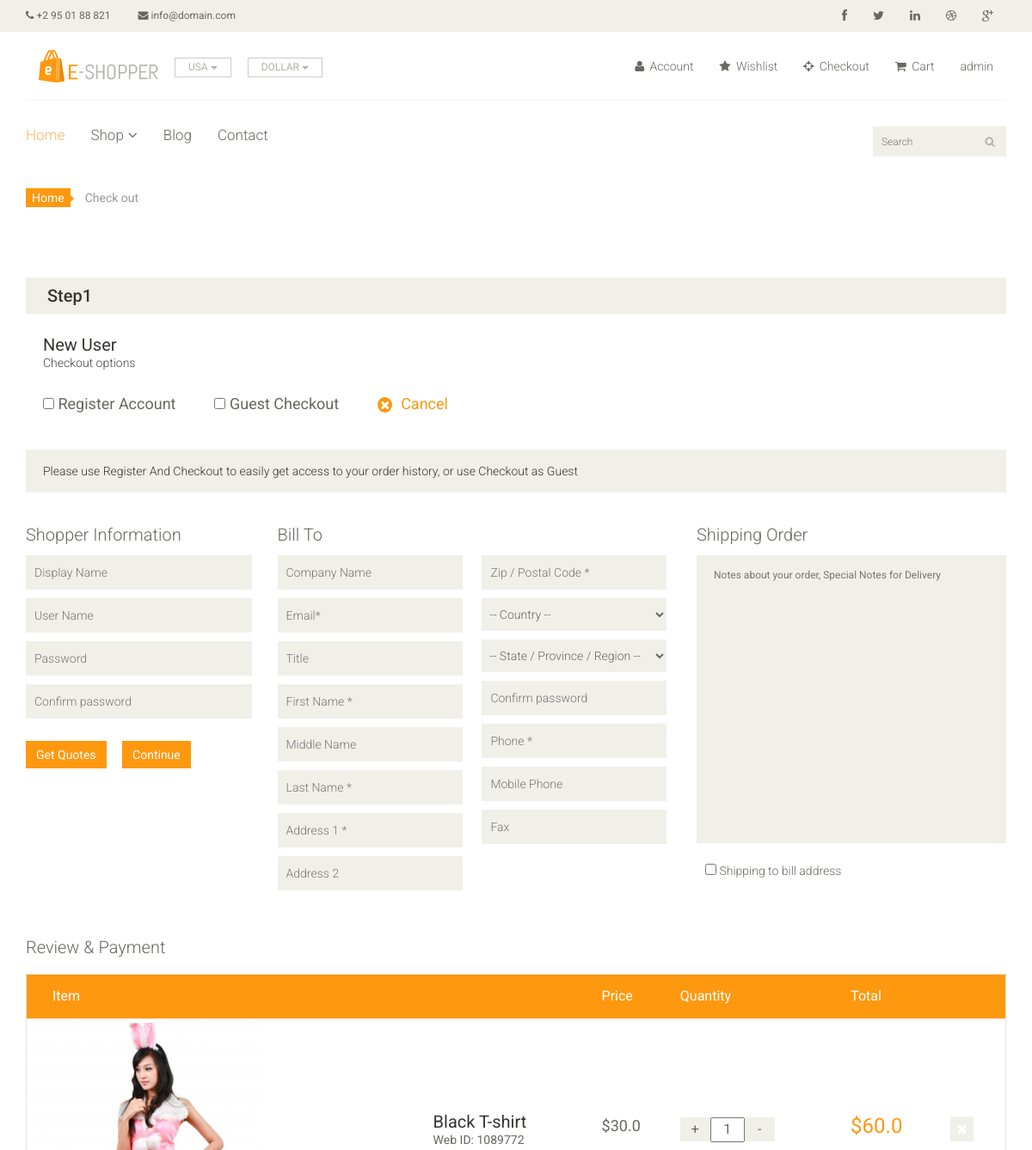
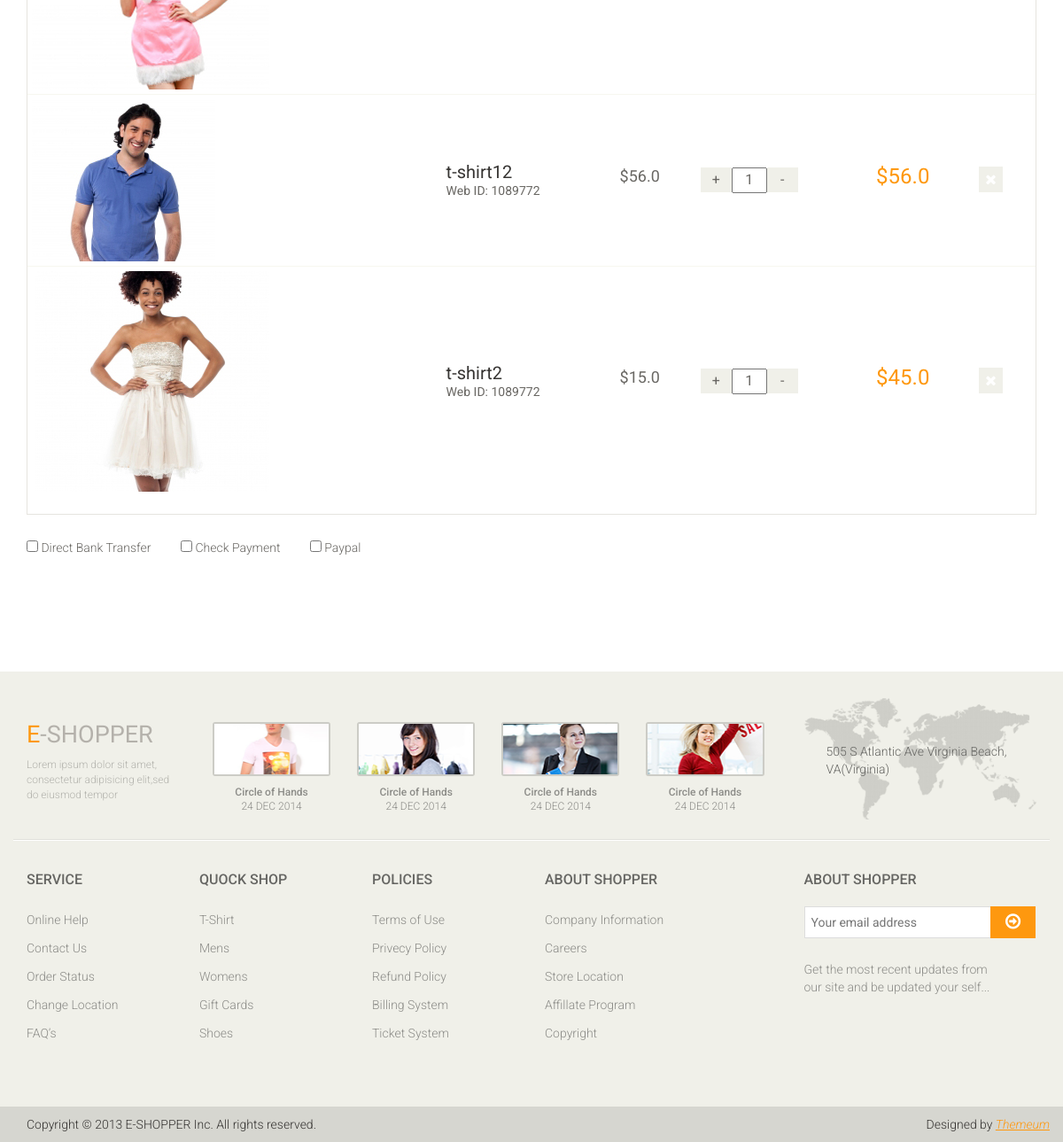
Page /shop/checkout (signed in) on the committed database (2 pictures, top to bottom).
### store/models.py (models this page shows, shortened)
class OrderItem(models.Model):
    product = models.ForeignKey(
        Product, on_delete=models.SET_NULL, null=True)
    order = models.ForeignKey(Order, on_delete=models.SET_NULL, null=True)
    quantity = models.IntegerField(default=0, null=True, blank=True)
    date_added = models.DateTimeField(auto_now_add=True)
    @property
    def get_total(self):
        all = self.quantity * self.product.price
        return all

class Product(models.Model):
    productName = models.CharField(max_length=200)
    digital = models.BooleanField()
    price = models.FloatField()
    productImage = models.ImageField()
    productDescription = models.CharField(max_length=400)

### store/views.py (the view)
# urls.py: path('checkout', views.checkout, name='checkout'),
def checkout(request):
    template = 'checkout.html'
    if request.user.is_authenticated:
        customer = request.user.customer #user app to customer app with one to one relation
        order = Order.objects.get(customer = customer, complete=False)
        items = order.orderitem_set.all()  # it will return exact user's order item
    else:
        items = []
    context= {
        'orderItems': items,
        'order':order,
    }
    return render(request, template_name = template, context = context)

### template/checkout.html (shortened to what this page needs)
{% extends 'base/base.html' %}
{% load static %}
{% block content %}
	<section id="cart_items">
		<div class="container">
			<div class="breadcrumbs">
				<ol class="breadcrumb">
				  <li><a href="#">Home</a></li>
				  <li class="active">Check out</li>
				</ol>
			</div>
			<div class="step-one">
				<h2 class="heading">Step1</h2>
			</div>
			<div class="checkout-options">
				<h3>New User</h3>
				<p>Checkout options</p>
				<ul class="nav">
					<li>
						<label><input type="checkbox"> Register Account</label>
					</li>
					<li>
						<label><input type="checkbox"> Guest Checkout</label>
					</li>
					<li>
						<a href=""><i class="fa fa-times"></i>Cancel</a>
					</li>
				</ul>
			</div>
			<div class="register-req">
				<p>Please use Register And Checkout to easily get access to your order history, or use Checkout as Guest</p>
			</div>
			<div class="shopper-informations">
				<div class="row">
					<div class="col-sm-3">
						<div class="shopper-info">
							<p>Shopper Information</p>
							<form>
								<input type="text" placeholder="Display Name">
								<input type="text" placeholder="User Name">
								<input type="password" placeholder="Password">
								<input type="password" placeholder="Confirm password">
							</form>
							<a class="btn btn-primary" href="">Get Quotes</a>
							<a class="btn btn-primary" href="">Continue</a>
						</div>
					</div>
					<div class="col-sm-5 clearfix">
						<div class="bill-to">
							<p>Bill To</p>
							<div class="form-one">
								<form>
									<input type="text" placeholder="Company Name">
									<input type="text" placeholder="Email*">
									<input type="text" placeholder="Title">
									<input type="text" placeholder="First Name *">
									<input type="text" placeholder="Middle Name">
									<input type="text" placeholder="Last Name *">
									<input type="text" placeholder="Address 1 *">
									<input type="text" placeholder="Address 2">
								</form>
							</div>
							<div class="form-two">
								<form>
									<input type="text" placeholder="Zip / Postal Code *">
									<select>
										<option>-- Country --</option>
									</select>
									<select>
										<option>-- State / Province / Region --</option>
									</select>
									<input type="password" placeholder="Confirm password">
									<input type="text" placeholder="Phone *">
									<input type="text" placeholder="Mobile Phone">
									<input type="text" placeholder="Fax">
								</form>
							</div>
						</div>
					</div>
					<div class="col-sm-4">
						<div class="order-message">
							<p>Shipping Order</p>
							<textarea name="message"  placeholder="Notes about your order, Special Notes for Delivery" rows="16"></textarea>
							<label><input type="checkbox"> Shipping to bill address</label>
						</div>
					</div>
				</div>
			</div>
			<div class="review-payment">
				<h2>Review & Payment</h2>
			</div>
			<div class="table-responsive cart_info">
				<table class="table table-condensed">
					<thead>
						<tr class="cart_menu">
							<td class="image">Item</td>
							<td class="description"></td>
							<td class="price">Price</td>
							<td class="quantity">Quantity</td>
							<td class="total">Total</td>
							<td></td>
						</tr>
					</thead>
					<tbody>
					{% for orderItem in orderItems %}
						<tr>
							<td class="cart_product">
								<a href=""><img src="{{orderItem.product.productImage.url}}" alt=""></a>
							</td>
							<td class="cart_description">
								<h4><a href="">{{orderItem.product.productName}}</a></h4>
								<p>Web ID: 1089772</p>
							</td>
							<td class="cart_price">
								<p>${{orderItem.product.price}}</p>
							</td>
							<td class="cart_quantity">
								<div class="cart_quantity_button">
									<a class="cart_quantity_up" href=""> + </a>
									<input class="cart_quantity_input" type="text" name="quantity" value="1" autocomplete="off" size="2">
									<a class="cart_quantity_down" href=""> - </a>
								</div>
							</td>
							<td class="cart_total">
								<p class="cart_total_price">${{orderItem.get_total}}</p>
							</td>
							<td class="cart_delete">
								<a class="cart_quantity_delete" href=""><i class="fa fa-times"></i></a>
							</td>
						</tr>
                       {% endfor %}
					</tbody>
				</table>
			</div>
			<div class="payment-options">
					<span>
						<label><input type="checkbox"> Direct Bank Transfer</label>
					</span>
					<span>
						<label><input type="checkbox"> Check Payment</label>
					</span>
					<span>
						<label><input type="checkbox"> Paypal</label>
					</span>
				</div>
		</div>
	</section>
{% endblock %}

### template/base/header.html (shortened to what this page needs)
{% load static %}
<header id="header">
		<div class="header_top">
			<div class="container">
				<div class="row">
					<div class="col-sm-6">
						<div class="contactinfo">
							<ul class="nav nav-pills">
								<li><a href="#"><i class="fa fa-phone"></i> +2 95 01 88 821</a></li>
								<li><a href="#"><i class="fa fa-envelope"></i> info@domain.com</a></li>
							</ul>
						</div>
					</div>
					<div class="col-sm-6">
						<div class="social-icons pull-right">
							<ul class="nav navbar-nav">
								<li><a href="#"><i class="fa fa-facebook"></i></a></li>
								<li><a href="#"><i class="fa fa-twitter"></i></a></li>
								<li><a href="#"><i class="fa fa-linkedin"></i></a></li>
								<li><a href="#"><i class="fa fa-dribbble"></i></a></li>
								<li><a href="#"><i class="fa fa-google-plus"></i></a></li>
							</ul>
						</div>
					</div>
				</div>
			</div>
		</div>
		<div class="header-middle">
			<div class="container">
				<div class="row">
					<div class="col-md-4 clearfix">
						<div class="logo pull-left">
							<a href="{% url 'index' %}"><img src="{% static 'images/home/logo.png'%}" alt="" /></a>
						</div>
						<div class="btn-group pull-right clearfix">
							<div class="btn-group">
								<button type="button" class="btn btn-default dropdown-toggle usa" data-toggle="dropdown">
									USA
									<span class="caret"></span>
								</button>
							</div>
							<div class="btn-group">
								<button type="button" class="btn btn-default dropdown-toggle usa" data-toggle="dropdown">
									DOLLAR
									<span class="caret"></span>
								</button>
							</div>
						</div>
					</div>
					<div class="col-md-8 clearfix">
						<div class="shop-menu clearfix pull-right">
							<ul class="nav navbar-nav">
								<li><a href=""><i class="fa fa-user"></i> Account</a></li>
								<li><a href=""><i class="fa fa-star"></i> Wishlist</a></li>
								<li><a href="{% url 'checkout' %}"><i class="fa fa-crosshairs"></i> Checkout</a></li>
								<li><a href="{% url 'cart' %}"><i class="fa fa-shopping-cart"></i> Cart</a></li>
								        {% if request.user.is_authenticated %}
										   <li><a href="{% url 'login_register' %}">{{request.user.username}}</a></li>
										{% else %}
										     <li><a href="{% url 'login_register' %}"><i class="fa fa-lock"></i> Login</a></li>
										{% endif %}
							</ul>
						</div>
					</div>
				</div>
			</div>
		</div>
		<div class="header-bottom">
			<div class="container">
				<div class="row">
					<div class="col-sm-9">
						<div class="mainmenu pull-left">
							<ul class="nav navbar-nav collapse navbar-collapse">
								<li><a href="{% url 'index' %}" class="active">Home</a></li>
								<li class="dropdown"><a href="#">Shop<i class="fa fa-angle-down"></i></a>
                                </li>
								<li><a href="{% url 'blog' %}">Blog</a>
                                </li>
								<li><a href="{% url 'contact' %}">Contact</a></li>
							</ul>
						</div>
					</div>
					<div class="col-sm-3">
						<div class="search_box pull-right">
							<input type="text" placeholder="Search"/>
						</div>
					</div>
				</div>
			</div>
		</div>
	</header>

### rows in the picture
OrderItem: product.productImage (picture), product.productName "Black T-shirt", product.price "30.0", get_total "60.0"
OrderItem: product.productImage (picture), product.productName "t-shirt12", product.price "56.0", get_total "56.0"
OrderItem: product.productImage (picture), product.productName "t-shirt2", product.price "15.0", get_total "45.0"

### other values in the picture
{{ request.user.username }} "admin"
